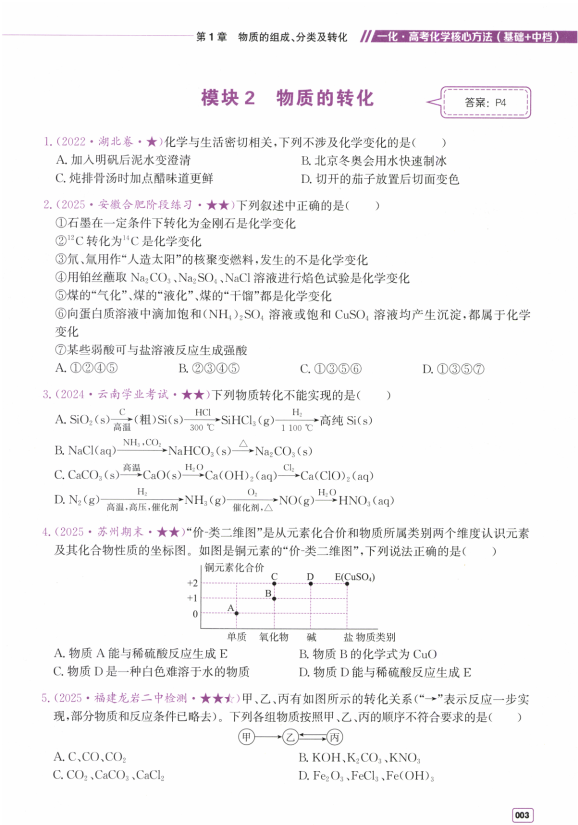
#> input picture pdfs/_extract/page_8.png, 1155 x 1650 px, given in place of page_007.png, which was not available (shown at 1/2 size)
$ python recrop_test.py
#> lines starting #> are read from the running program, lines starting #| are printed output that depends on the picture
# -*- coding: utf-8 -*-
"""用 0-1000 归一化坐标重新裁剪验证。"""
import os
from PIL import Image

RENDER = r"d:\github\CogniThink-Chem\pdfs\_extract\page_renders"
page = 7
img = Image.open(os.path.join(RENDER, f"page_{page:03d}.png"))
#> img is the input picture: PIL image 1155x1650 RGB; mean R, G, B 245.9, 245.2, 245.8
W, H = img.size
#> W = 1155; H = 1650
print(f"page size: {W}x{H}")
#| page size: 1155x1650

def norm(b):
    x1,y1,x2,y2 = b
    return [int(x1/1000*W), int(y1/1000*H), int(x2/1000*W), int(y2/1000*H)]

crops = [
    ("n3", "物质转化流程图", [90,492,681,621]),
    ("n4", "价类二维图",     [320,679,675,779]),
    ("n5", "物质转化关系图", [408,880,595,903]),
]
out = os.path.join(RENDER, "crops_norm")
os.makedirs(out, exist_ok=True)
for tag, desc, b in crops:
    x1,y1,x2,y2 = norm(b)
    pad = 10
    x1=max(0,x1-pad); y1=max(0,y1-pad); x2=min(W,x2+pad); y2=min(H,y2+pad)
    c = img.crop((x1,y1,x2,y2))
    fn = f"p{page}_{tag}_norm.png"
    c.save(os.path.join(out, fn))
    print(f"{fn} actual_bbox=[{x1},{y1},{x2},{y2}] size={c.size} desc={desc}")
#> this loop made 3 passes
#> pass 1, `c = img.crop((x1,y1,x2,y2))`:
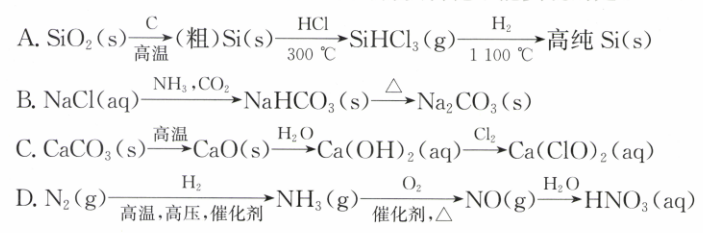
#> c: PIL image 703x233 RGB; mean R, G, B 243.8, 243.8, 243.8
#> pass 2, `c = img.crop((x1,y1,x2,y2))`:
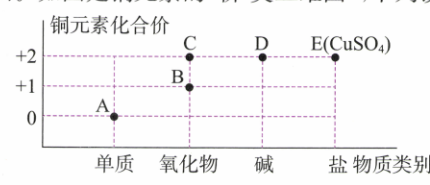
#> c: PIL image 430x185 RGB; mean R, G, B 244.9, 244.2, 244.8
#> pass 3, `c = img.crop((x1,y1,x2,y2))`:
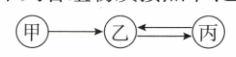
#> c: PIL image 236x57 RGB; mean R, G, B 240.8, 240.9, 240.7
print("done")

$ run again, on pdfs/_extract/ans_page_10.png
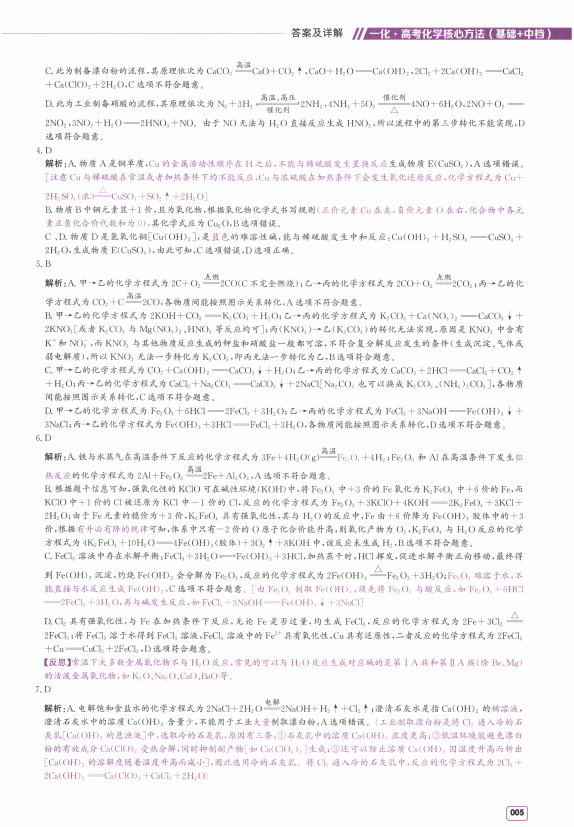
#> input picture pdfs/_extract/ans_page_10.png, 1147 x 1654 px, given in place of page_007.png, which was not available (shown at 1/2 size)
#> img is the input picture: PIL image 1147x1654 RGB; mean R, G, B 245.4, 244.3, 245.2
#| page size: 1147x1654
#> the loop `for tag, desc, b in crops:` made 3 passes
#> pass 1, `c = img.crop((x1,y1,x2,y2))`:
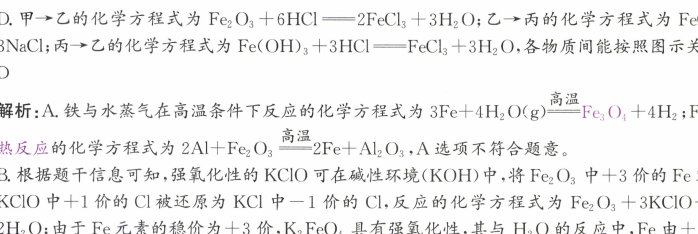
#> c: PIL image 698x234 RGB; mean R, G, B 240.5, 240.3, 240.3
#> pass 3, `c = img.crop((x1,y1,x2,y2))`:
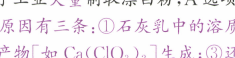
#> c: PIL image 235x58 RGB; mean R, G, B 243.4, 238, 243

$ run again, on pdfs/_extract/ans_page_4.png
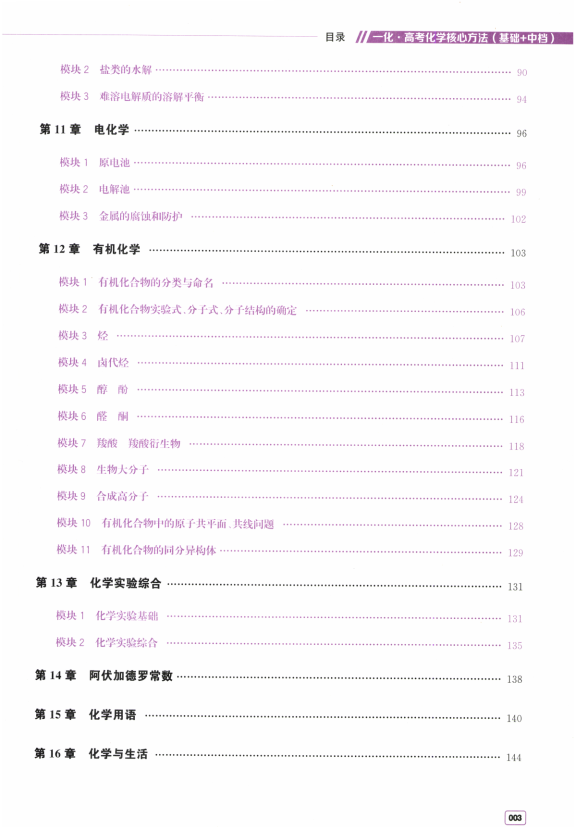
#> input picture pdfs/_extract/ans_page_4.png, 1151 x 1653 px, given in place of page_007.png, which was not available (shown at 1/2 size)
#> img is the input picture: PIL image 1151x1653 RGB; mean R, G, B 250.4, 248.9, 250.4
#| page size: 1151x1653
#> the loop `for tag, desc, b in crops:` made 3 passes
#> pass 1, `c = img.crop((x1,y1,x2,y2))`:
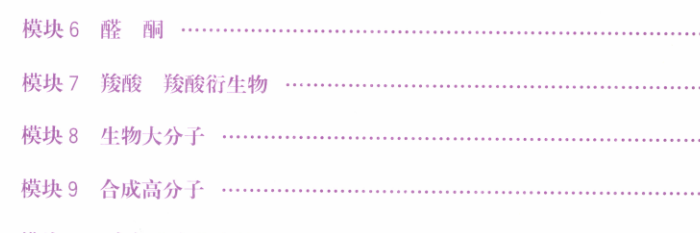
#> c: PIL image 700x233 RGB; mean R, G, B 251.6, 249.3, 251.6
#> pass 2, `c = img.crop((x1,y1,x2,y2))`:
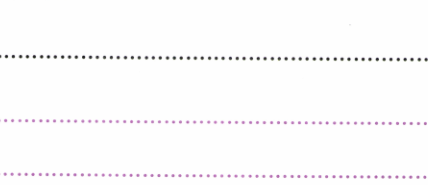
#> c: PIL image 428x185 RGB; mean R, G, B 251.8, 251.1, 251.8
